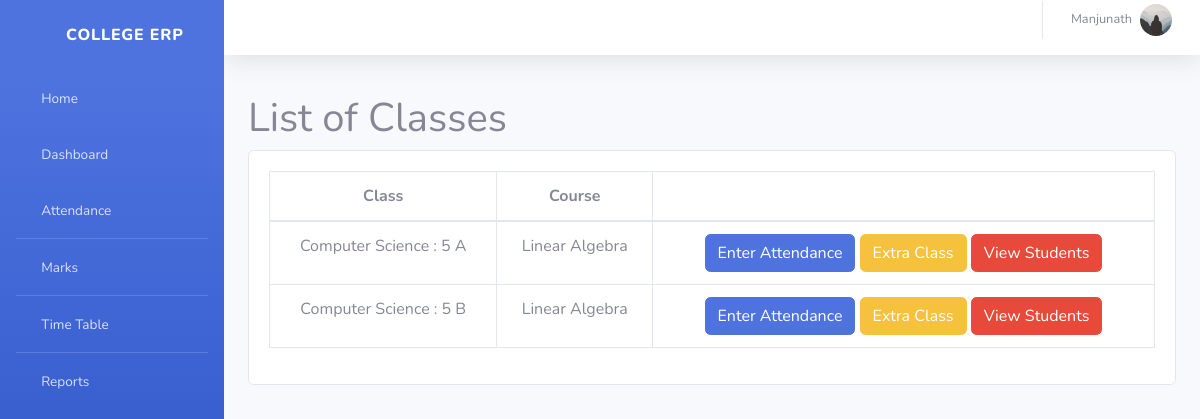
/info/teacher/MA01/1/Classes/ (signed in), run on the app's committed database.
### info/models.py (models this page shows, shortened)
class User(AbstractUser):
    @property
    def is_student(self):
        if hasattr(self, 'student'):
            return True
        return False
    @property
    def is_teacher(self):
        if hasattr(self, 'teacher'):
            return True
        return False

class Teacher(models.Model):
    user = models.OneToOneField(User, on_delete=models.CASCADE, null=True)
    id = models.CharField(primary_key=True, max_length=100)
    dept = models.ForeignKey(Dept, on_delete=models.CASCADE, default=1)
    name = models.CharField(max_length=100)
    Gender = models.CharField(max_length=50, choices=Gender_choice, default='Male')
    DOB = models.DateField(default='1980-01-01')
    address = models.CharField(max_length=200, default='-'),
    phone = models.IntegerField(),
    nationality = models.CharField(max_length=20),
    image = models.ImageField(default='default.jpg', upload_to='profile_pics')

class Assign(models.Model):
    class_id = models.ForeignKey(Class, on_delete=models.CASCADE)
    course = models.ForeignKey(Course, on_delete=models.CASCADE)
    teacher = models.ForeignKey(Teacher, on_delete=models.CASCADE)
    class Meta:
        unique_together = (('course', 'class_id', 'teacher'),)

class Class(models.Model):
    id = models.CharField(primary_key='True', max_length=100)
    dept = models.ForeignKey(Dept, on_delete=models.CASCADE)
    section = models.CharField(max_length=100)
    sem = models.IntegerField()
    class Meta:
        verbose_name_plural = 'classes'
    def __str__(self):
        d = Dept.objects.get(name=self.dept)
        return '%s : %d %s' % (d.name, self.sem, self.section)

class Dept(models.Model):
    id = models.CharField(primary_key='True', max_length=100)
    name = models.CharField(max_length=200)
    def __str__(self):
        return self.name

class Course(models.Model):
    dept = models.ForeignKey(Dept, on_delete=models.CASCADE)
    id = models.CharField(primary_key='True', max_length=50)
    name = models.CharField(max_length=50)
    shortname = models.CharField(max_length=50, default='X')
    semester = models.CharField(max_length=100, choices=semester, default='-')
    def __str__(self):
        return self.name

### info/views.py (the view)
# urls.py: path('teacher/<slug:teacher_id>/<int:choice>/Classes/', views.t_clas, name='t_clas'),
@login_required
def t_clas(request, teacher_id, choice):
    teacher1 = get_object_or_404(Teacher, id=teacher_id)
    return render(request, 'info/t_clas.html', {'teacher1': teacher1, 'choice': choice})

### info/templates/info/t_clas.html
{% extends 'info/base.html' %}
{% block content %}
    <h1>List of Classes</h1>
    <div class="card mb-3">
            <div class="card-body">
              <div class="table-responsive">
                <table class="table table-bordered text-center" id="dataTable" width="100%" cellspacing="0">
                  <thead>
                    <tr>
                        <th>Class</th>
                        <th>Course</th>
                        <th></th>
                    </tr>
                  </thead>
                  <tbody>
                    {% for ass in teacher1.assign_set.all %}
                    <tr>
                        <td>{{ ass.class_id }}</td>
                        <td>{{ ass.course }}</td>
                        <td>
                            {% if choice == 1 %}
                                <a class="btn btn-primary" href="{% url 't_class_date' ass.id %}" role="button">Enter Attendance</a>
                                <a class="btn btn-warning" href="{% url 't_extra_class' ass.id %}">Extra Class</a>
                                <a class="btn btn-danger" href="{% url 't_student' ass.id %}">View Students</a>
                            {% elif choice == 2 %}
                                <a class="btn btn-primary" href="{% url 't_marks_list' ass.id %}" role="button">Enter Marks</a>
                                <a class="btn btn-danger" href="{% url 't_student_marks' ass.id %}">View Students</a>
                            {% elif choice == 3 %}
                                <a class="btn btn-danger" href="{% url 't_report' ass.id %}">Generate reports</a>
                            {% endif %}
                        </td>
                    </tr>
                    {% empty %}
                            <p>teacher has no courses</p>
                    {% endfor %}
                  </tbody>
                </table>
              </div>
    </div>
{% endblock %}

### info/templates/info/base.html (shortened to what this page needs)
<!DOCTYPE html>
<html lang="en">
  <head>
      {% load static %}
   <link href="{% static '/info/dashboard/vendor/fontawesome-free/css/all.min.css' %}" rel="stylesheet" type="text/css">
   <link href="{% static '/info/dashboard/css/sb-admin-2.min.css' %}" rel="stylesheet">
    <link href="{% static '/info/dashboard/vendor/datatables/dataTables.bootstrap4.css' %}" rel="stylesheet">
  </head>
  <body id="page-top">
    <div id="wrapper">
  <ul class="navbar-nav bg-gradient-primary sidebar sidebar-dark accordion" id="accordionSidebar">
      <a class="sidebar-brand d-flex align-items-center justify-content-center" href="{% url 'index' %}">
        <div class="sidebar-brand-icon rotate-n-15">
          <i class="fas fa-laugh-wink"></i>
        </div>
        <div class="sidebar-brand-text mx-3">College ERP</div>
      </a>
      <li class="nav-item">
        <a class="nav-link" href="{% url 'index' %}">
          <i class="fas fa-fw fa-tachometer-alt"></i>
          <span>Home</span></a>
      </li>
       {% if request.user.is_student %}
<hr class="sidebar-divider my-0">
      <li class="nav-item">
        <a class="nav-link" href="{% url 'dashboard'  request.user.student.USN request.user.student.class_id_id %}">
          <i class="fas fa-fw fa-tachometer-alt"></i>
          <span>Dashboard</span></a>
      </li>
      <li class="nav-item">
        <a class="nav-link" href="{% url 'attendance' request.user.student.USN %}">
          <i class="fas fa-fw fa-tachometer-alt"></i>
          <span>Attendance</span></a>
      </li>
      <hr class="sidebar-divider my-0">
      <li class="nav-item">
        <a class="nav-link" href="{% url 'attendance' request.user.student.USN %}">
          <i class="fas fa-fw fa-tachometer-alt"></i>
          <span>Attendance By Subject</span></a>
      </li>
       <hr class="sidebar-divider my-0">
      <li class="nav-item">
        <a class="nav-link" href="{% url 'marks_list' request.user.student.USN %}">
          <i class="fas fa-fw fa-tachometer-alt"></i>
          <span>Marks</span></a>
      </li>
      <hr class="sidebar-divider my-0">
      <li class="nav-item">
        <a class="nav-link" href="{% url 'timetable' request.user.student.class_id_id %}">
          <i class="fas fa-fw fa-tachometer-alt"></i>
          <span>Time Table</span></a>
      </li>
      {% elif request.user.is_teacher %}
      <li class="nav-item">
        <a class="nav-link" href="{% url 'dashboard'%}">
          <i class="fas fa-fw fa-tachometer-alt"></i>
          <span>Dashboard</span></a>
      </li>
       <li class="nav-item">
        <a class="nav-link" href="{% url 't_clas' request.user.teacher.id 1 %}">
          <i class="fas fa-fw fa-tachometer-alt"></i>
          <span>Attendance</span></a>
      </li>
      <hr class="sidebar-divider my-0">
      <li class="nav-item">
        <a class="nav-link" href="{% url 't_clas' request.user.teacher.id 2 %}">
          <i class="fas fa-fw fa-tachometer-alt"></i>
          <span>Marks</span></a>
      </li>
      <hr class="sidebar-divider my-0">
      <li class="nav-item">
        <a class="nav-link" href="{% url 't_timetable' request.user.teacher.id %}">
          <i class="fas fa-fw fa-tachometer-alt"></i>
          <span>Time Table</span></a>
      </li>
       <hr class="sidebar-divider my-0">
      <li class="nav-item">
        <a class="nav-link" href="{% url 't_clas' request.user.teacher.id 3 %}">
          <i class="fas fa-fw fa-tachometer-alt"></i>
          <span>Reports</span></a>
      </li>
      {% endif %}
    </ul>
<div id="content-wrapper">
<div id="content">
          <nav class="navbar navbar-expand navbar-light bg-white topbar mb-4  shadow" style="bottom:15px;">
          <ul class="navbar-nav ml-auto">
            <li class="nav-item dropdown no-arrow">
              <a class="nav-link dropdown-toggle" href="#" id="userDropdown" role="button" data-toggle="dropdown" aria-haspopup="true" aria-expanded="false">
                 {% if request.user.is_student %}
                  <span class="mr-2 d-none d-lg-inline text-gray-600 small">{{ request.user.student.name }}</span>
                   <img class="img-profile rounded-circle" src="{{ user.student.image.url }}">
                  <div class="dropdown-menu dropdown-menu-right shadow animated--grow-in" aria-labelledby="userDropdown">
                  <a class="dropdown-item" href="{% url 'profile' %}">
                  <i class="fas fa-user fa-sm fa-fw mr-2 text-gray-400"></i>
                  Profile
                </a>
                <a class="dropdown-item" href="#">
                  <i class="fas fa-cogs fa-sm fa-fw mr-2 text-gray-400"></i>
                  Settings
                </a>
                <a class="dropdown-item" href="#">
                  <i class="fas fa-list fa-sm fa-fw mr-2 text-gray-400"></i>
                  Activity Log
                </a>
                <div class="dropdown-divider"></div>
                <a class="dropdown-item" href="#" data-toggle="modal" data-target="#logoutModal">
                  <i class="fas fa-sign-out-alt fa-sm fa-fw mr-2 text-gray-400"></i>
                  Logout
                </a>
              </div>
                  {% elif request.user.is_teacher %}
                  <span class="mr-2 d-none d-lg-inline text-gray-600 small">{{ request.user.teacher.name }}</span>
                <img class="img-profile rounded-circle" src="{{ user.teacher.image.url }}">
              </a>
                 {% endif %}
            </li>
          </ul>
        </nav>
        <div class="container-fluid">
            {% block content %}
            {% endblock %}
        </div>
    </div>
    </div>
  </body>
</html>

### data on the page
User: user.teacher.name "Manjunath", teacher.image (placeholder picture)
Assign: class_id "Computer Science : 5 A", course "Linear Algebra"
Assign: class_id "Computer Science : 5 B", course "Linear Algebra"
